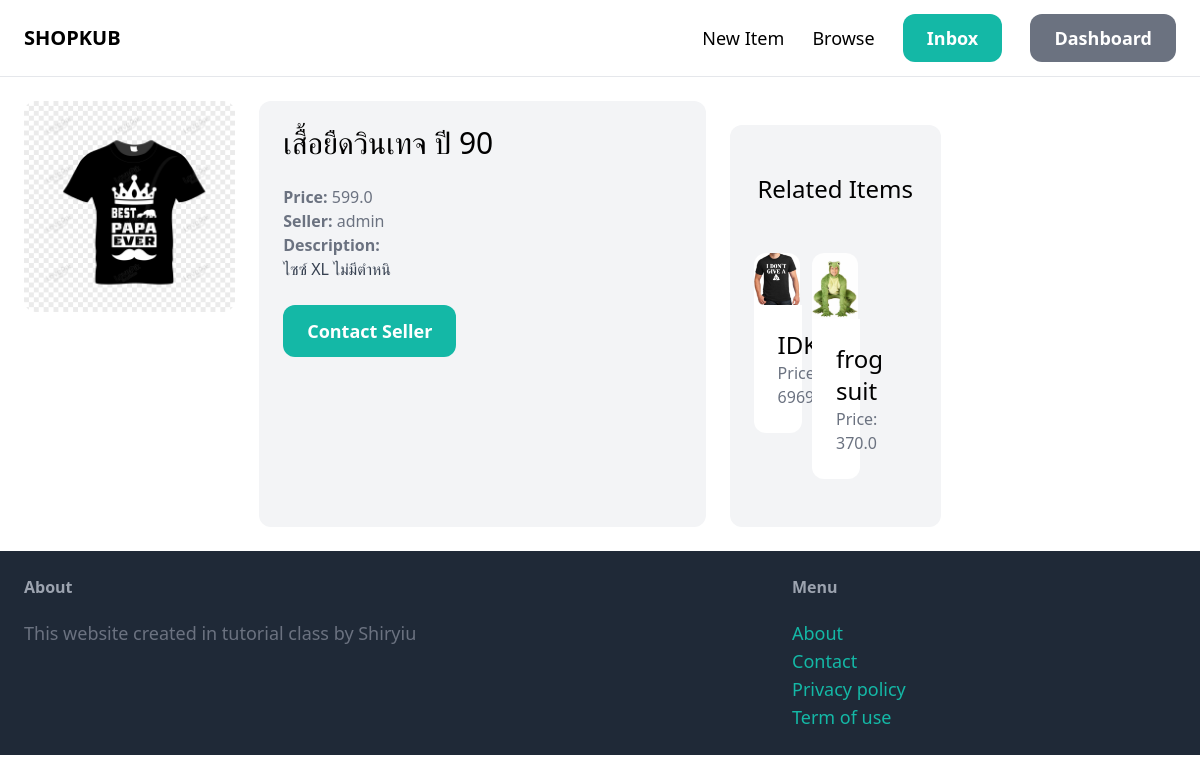
Screenshot of /items/1/ (signed in) with the database file from the repository.
### item/models.py (models this page shows, shortened)
class Item(models.Model):
    category = models.ForeignKey(Category, related_name="items", on_delete=models.CASCADE)
    name = models.CharField(max_length=255)
    description = models.TextField(blank=True, null=True)
    price = models.FloatField()
    image = models.ImageField(upload_to="item_images", blank=True, null=True)
    is_sold = models.BooleanField(default=False)
    created_by = models.ForeignKey(User, related_name="items", on_delete=models.CASCADE)
    created_at = models.DateTimeField(auto_now_add=True)

### item/views.py (the view)
# urls.py: path("<int:pk>/", views.detail, name="detail"),
def detail(request, pk):
    item = get_object_or_404(Item, pk=pk)
    related_items = Item.objects.filter(category=item.category, is_sold=False).exclude(pk=pk)[:3]
    return render(request, "item/detail.html", { "item":item, "related_items": related_items })

### item/templates/item/detail.html (shortened to what this page needs)
{% extends 'core/base.html' %}
{% block content %}
<div class="grid grid-cols-5 gap-6">
    <div class="grid-cols-3">
        <img src="{{item.image.url}}" class="rounded-xl">
    </div>
    <div class="col-span-2 p-6 bg-gray-100 rounded-xl">
        <h1 class="mb-6 text-3xl">{{item.name}}</h1>
        <p class="text-gray-500"><strong>Price: </strong>{{item.price}}</p>
        <p class="text-gray-500"><strong>Seller: </strong>{{item.created_by.username}}</p>
        {% if item.description %}
        <p class="text-gray-700">
            <strong class="text-gray-500">Description: </strong><br>
            {{item.description}}
        </p>
        {% endif %}
        <a href="#" class="inline-block mt-6 px-6 py-3 text-lg font-semibold bg-teal-500 text-white rounded-xl hover:bg-teal-700">
            Contact Seller
        </a>
    </div>
    <div class="mt-6 px-6 py-12 bg-gray-100 rounded-xl">
        <h2 class="mb-12 text-2xl text-center">Related Items</h2>
        <div class="grid grid-cols-3 gap-3">
            {% for item in related_items %}
            <a href="{% url 'item:detail' item.id %}">
                <div>
                    <img src="{{item.image.url}}" class="rounded-t-xl">
                </div>
                <div class="p-6 bg-white rounded-b-xl">
                    <h2 class="text-2xl"> {{item.name}} </h2>
                    <p class="text-gray-500"> Price: {{item.price}} </p>
                </div>
            </a>
            {% endfor %}
        </div>
    </div>
</div>
{% endblock %}

### rows the page displays
Item: image (picture), name "เสื้อยืดวินเทจ ปี 90", price "599.0", created_by.username "admin", description "ไซซ์ XL ไม่มีตำหนิ"
Item: image (picture), name "IDK", price "6969.0"
Item: image (picture), name "frog suit", price "370.0"
